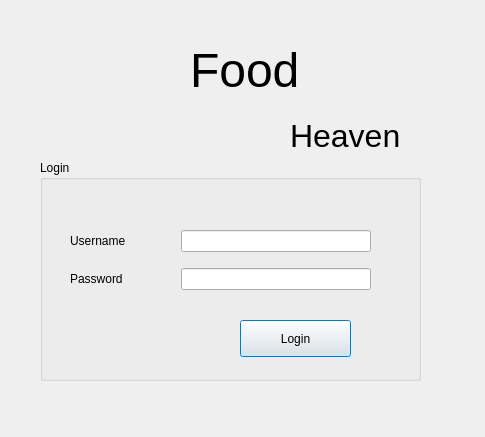
<?xml version="1.0" encoding="UTF-8"?>
<ui version="4.0">
 <class>DialogLogin</class>
 <widget class="QDialog" name="DialogLogin">
  <property name="geometry">
   <rect>
    <x>0</x>
    <y>0</y>
    <width>485</width>
    <height>437</height>
   </rect>
  </property>
  <property name="windowTitle">
   <string>Dialog</string>
  </property>
  <widget class="QGroupBox" name="groupBox">
   <property name="geometry">
    <rect>
     <x>40</x>
     <y>160</y>
     <width>381</width>
     <height>221</height>
    </rect>
   </property>
   <property name="title">
    <string>Login</string>
   </property>
   <widget class="QPushButton" name="pushButton">
    <property name="geometry">
     <rect>
      <x>200</x>
      <y>160</y>
      <width>111</width>
      <height>37</height>
     </rect>
    </property>
    <property name="text">
     <string>Login</string>
    </property>
   </widget>
   <widget class="QWidget" name="">
    <property name="geometry">
     <rect>
      <x>30</x>
      <y>60</y>
      <width>301</width>
      <height>82</height>
     </rect>
    </property>
    <layout class="QVBoxLayout" name="verticalLayout">
     <item>
      <layout class="QHBoxLayout" name="horizontalLayout">
       <item>
        <widget class="QLabel" name="label">
         <property name="text">
          <string>Username</string>
         </property>
        </widget>
       </item>
       <item>
        <widget class="QLineEdit" name="lineEdit">
         <property name="maximumSize">
          <size>
           <width>190</width>
           <height>16777215</height>
          </size>
         </property>
        </widget>
       </item>
      </layout>
     </item>
     <item>
      <layout class="QHBoxLayout" name="horizontalLayout_2">
       <item>
        <widget class="QLabel" name="label_2">
         <property name="text">
          <string>Password</string>
         </property>
        </widget>
       </item>
       <item>
        <widget class="QLineEdit" name="lineEdit_2">
         <property name="minimumSize">
          <size>
           <width>50</width>
           <height>0</height>
          </size>
         </property>
         <property name="maximumSize">
          <size>
           <width>190</width>
           <height>16777215</height>
          </size>
         </property>
        </widget>
       </item>
      </layout>
     </item>
    </layout>
   </widget>
  </widget>
  <widget class="QLabel" name="label_5">
   <property name="geometry">
    <rect>
     <x>30</x>
     <y>10</y>
     <width>221</width>
     <height>141</height>
    </rect>
   </property>
   <property name="text">
    <string/>
   </property>
   <property name="pixmap">
    <pixmap resource="resouces.qrc">:/assets/hamburger_logo.png</pixmap>
   </property>
  </widget>
  <widget class="QLabel" name="label_6">
   <property name="geometry">
    <rect>
     <x>190</x>
     <y>-20</y>
     <width>231</width>
     <height>181</height>
    </rect>
   </property>
   <property name="font">
    <font>
     <pointsize>36</pointsize>
    </font>
   </property>
   <property name="text">
    <string>Food</string>
   </property>
  </widget>
  <widget class="QLabel" name="label_7">
   <property name="geometry">
    <rect>
     <x>290</x>
     <y>100</y>
     <width>181</width>
     <height>71</height>
    </rect>
   </property>
   <property name="font">
    <font>
     <pointsize>24</pointsize>
    </font>
   </property>
   <property name="text">
    <string>Heaven</string>
   </property>
  </widget>
 </widget>
 <resources>
  <include location="resouces.qrc"/>
 </resources>
 <connections/>
</ui>
